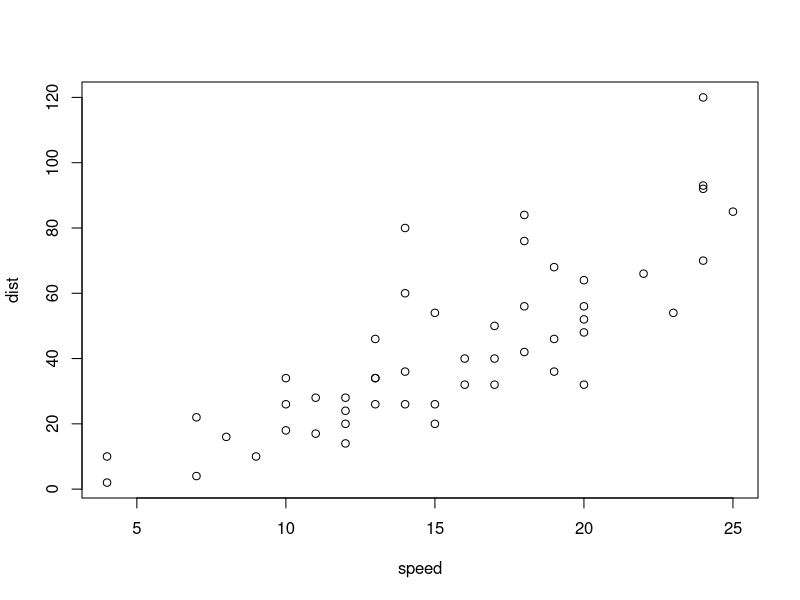
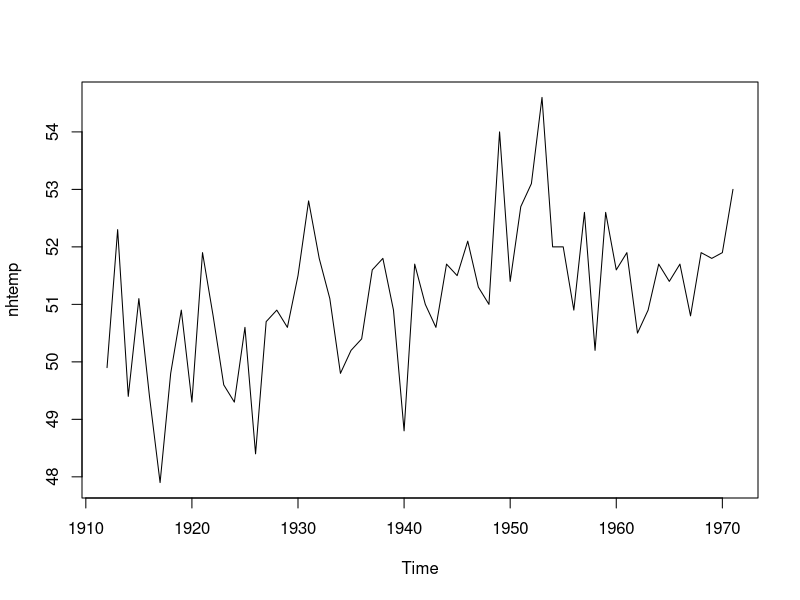
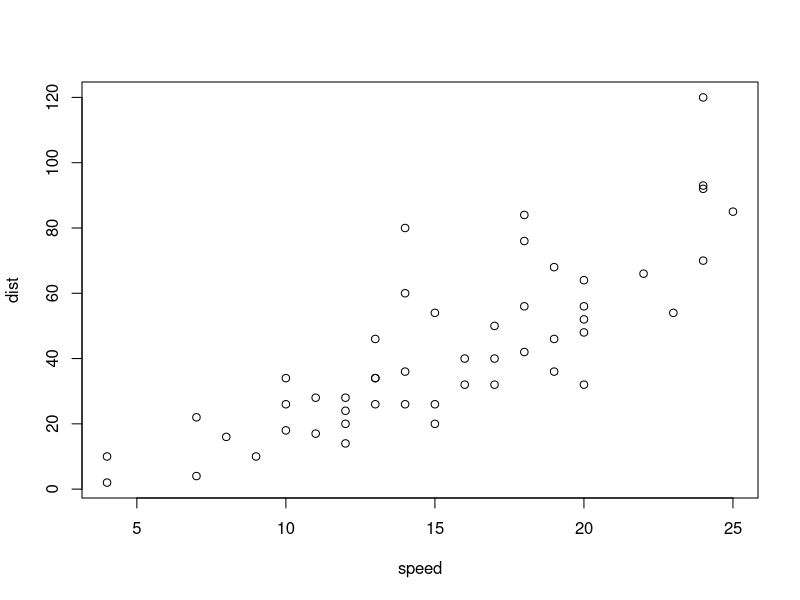
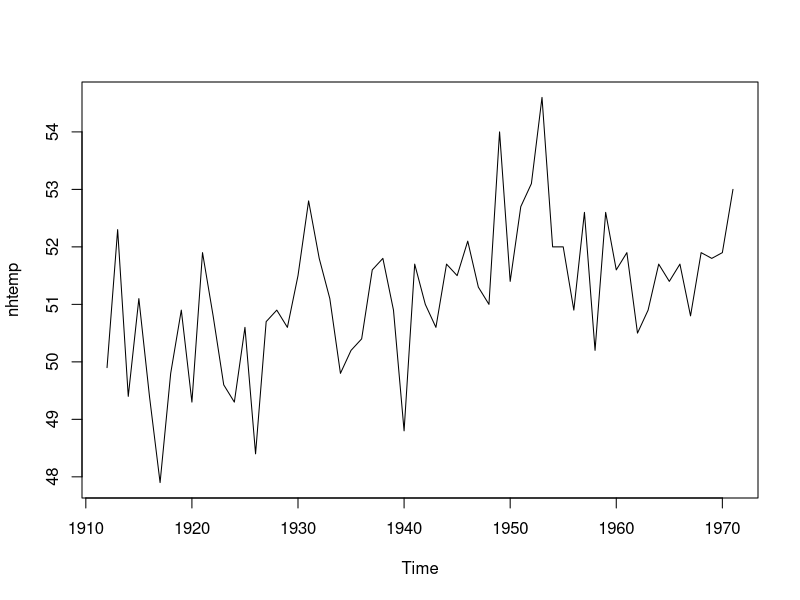

Write R code to recreate these figures, in order.
## ---- chunk 1
plot(cars)
plot(nhtemp)
## ---- chunk 2
plot(cars)
plot(nhtemp)
